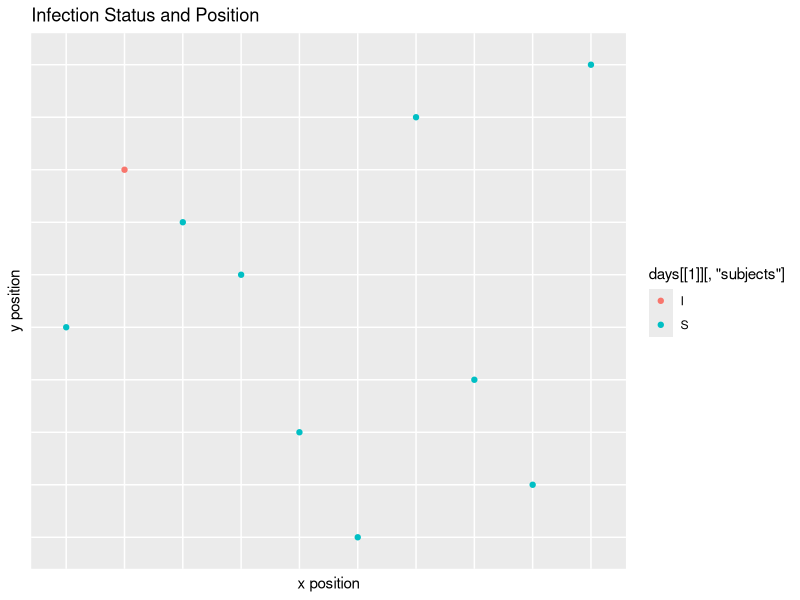
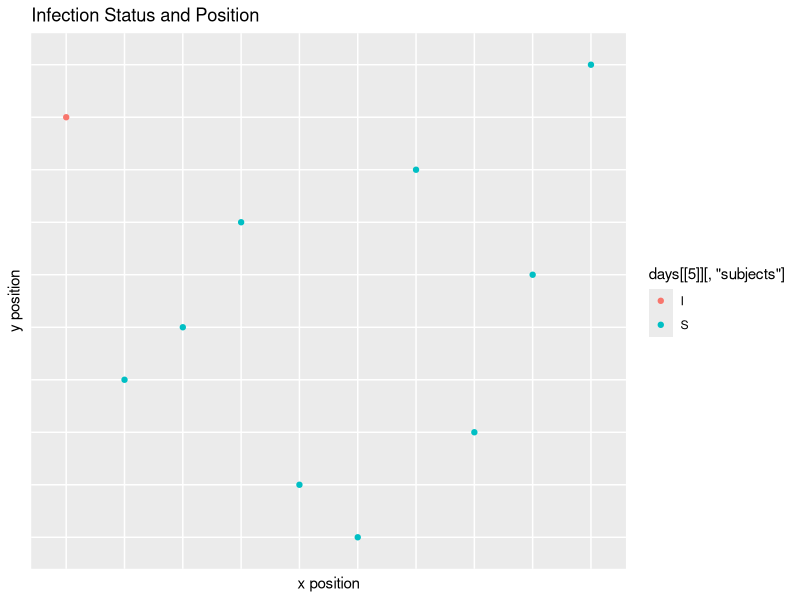
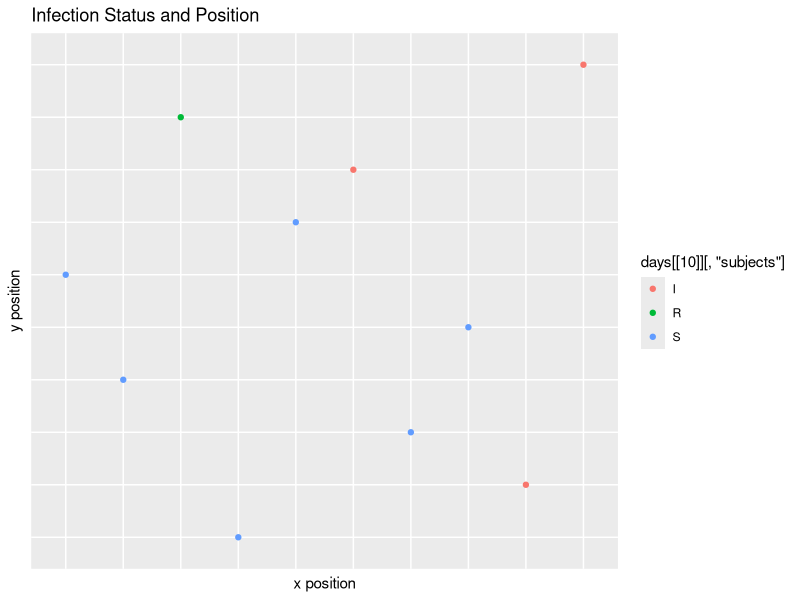
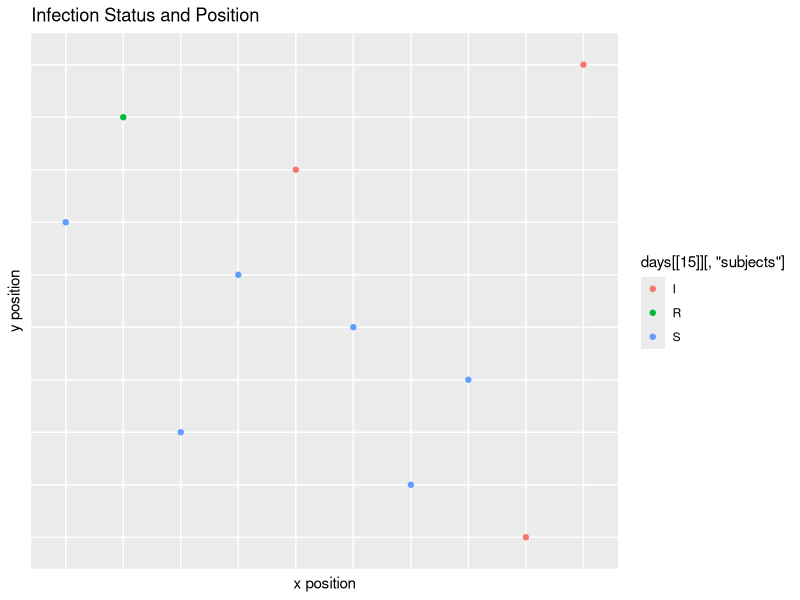
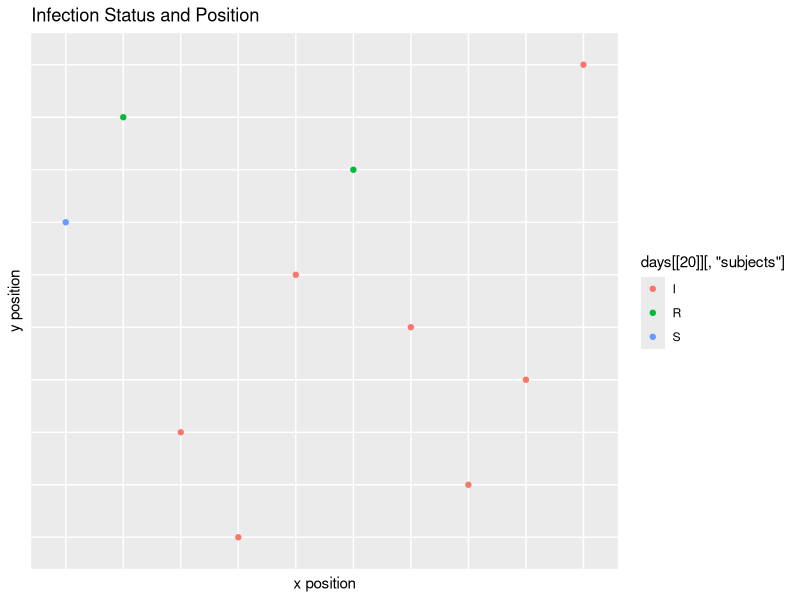
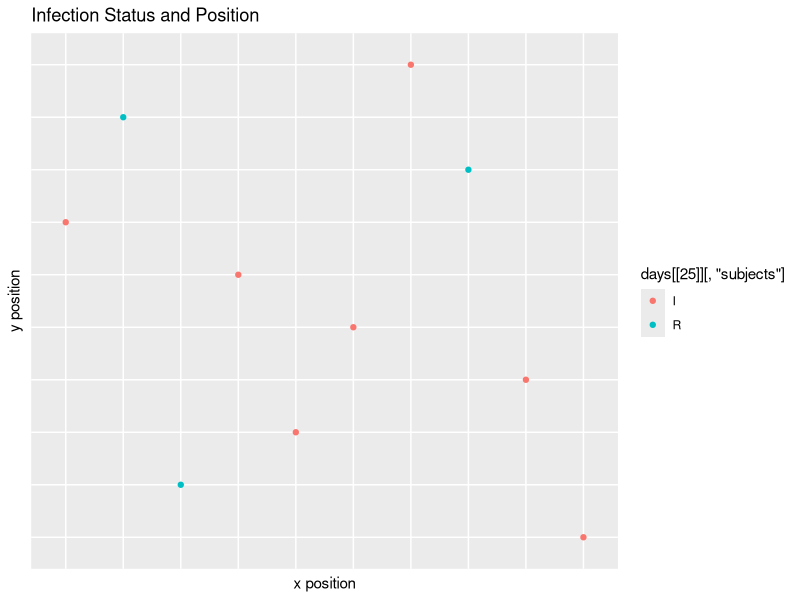
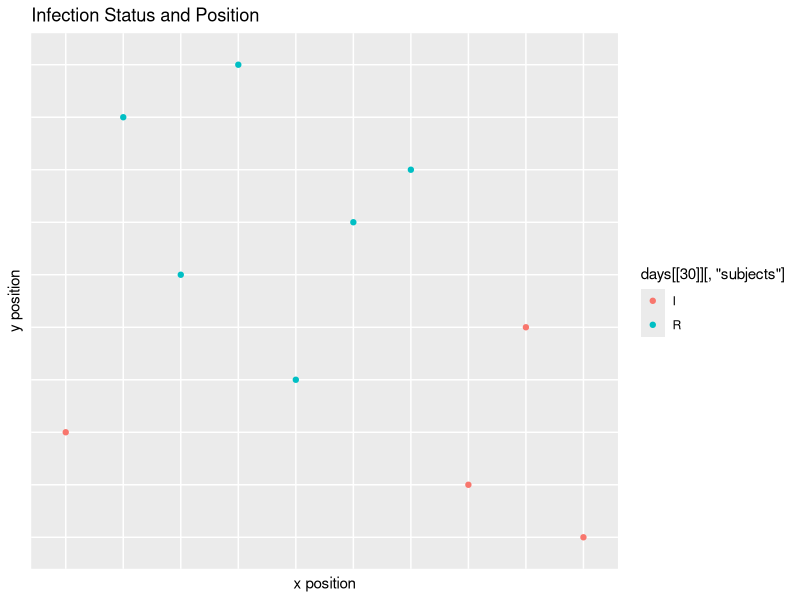
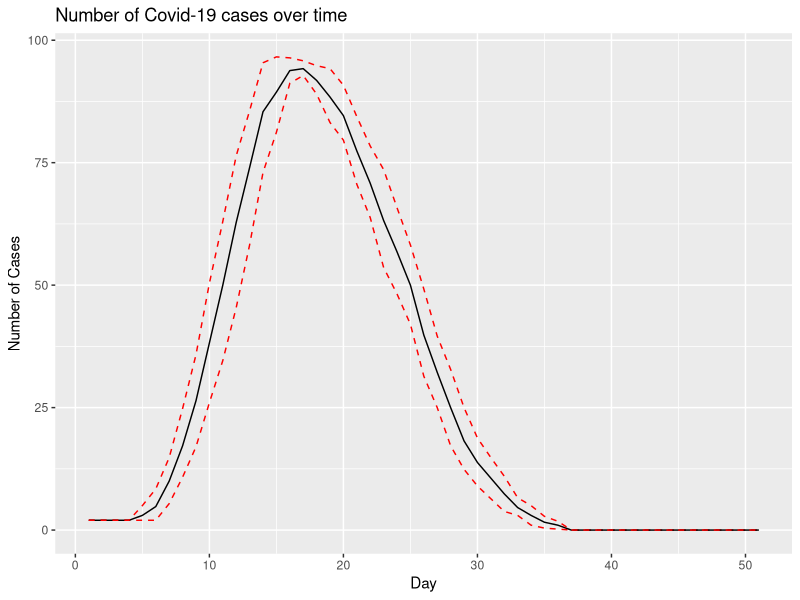

Source code (R) for these figures, in order:
## ---- chunk 1
knitr::opts_chunk$set(echo = FALSE)
options(width=200)
## ---- chunk 2
library(tidyverse)
library(ggplot2)
library(boot)
## ---- chunk 3

starting_vals <- function(num_subjects, I_0, x_dim, y_dim){
  
  #Infect I_0 many starting subjects
  subjects <- rep('S', num_subjects)
  infect <- sample(x = 1:num_subjects, size=I_0, replace=FALSE)
  subjects[infect] <- 'I'
  
  #Storage for x, y starting positions for the subjects
  start_x <- runif(n=num_subjects, min=0, max=x_dim)
  start_y <- runif(n=num_subjects, min=0, max=y_dim)
  
  inc_time <- rep(-1, num_subjects)
  rec_days <- rep(-1, num_subjects)
  
  #Put into a data frame
  df <- as.data.frame(cbind(as.numeric(start_x), as.numeric(start_y), subjects, rec_days, inc_time))
  colnames(df)[1] <- 'x'
  colnames(df)[2] <- 'y'
  colnames(df)[3] <- 'subjects'
  colnames(df)[4] <- 'incubation'
  colnames(df)[5] <- 'recovery'
  
  #Assign a recovery time to the infected subjects
  df[df[,3] == 'I', 5] <- rpois(I_0, 14)
  
  #Assign an incubation time to the infected subjects
  df[df[,3] == 'I', 4] <- rpois(I_0, 5)
  
  return(df)
}

#Random step length function
get_step_length <- function(df, x_dim, y_dim){
  step_lengths <- rnorm(n=nrow(df), mean=min(x_dim, y_dim)/4, sd=min(x_dim, y_dim)/12)
  return(step_lengths)
}

#Random step direction function
get_step_direction <- function(length_vec){
  direction <- runif(n=length(length_vec), min=0, max=2*pi)
}

#Get delta_x, delta_y
get_delts <- function(length_vec, direc_vec){
  delta_x <- length_vec * cos(direc_vec)
  delta_y <- length_vec * sin(direc_vec)
  return(cbind(delta_x, delta_y))
}

#Function for getting updated coordinates
update_coords <- function(og_df, delta_df){
  new_mx <- matrix(data=NA, nrow=nrow(og_df), ncol=5)
  new_df <- data.frame(new_mx)
  new_df[,1] <- as.numeric(og_df[,'x']) + delta_df[,'delta_x']
  new_df[,2] <- as.numeric(og_df[,'y']) + delta_df[,'delta_y']
  new_df[,3] <- og_df[,3]
  new_df[,4] <- og_df[,4]
  new_df[,5] <- og_df[,5]
  colnames(new_df) <- c('x', 'y', 'subjects', 'incubation', 'recovery')
  new_df
}

coord_checker <- function(og_df, new_df, x_dim, y_dim){
  baddies <- NULL
  for(i in 1:nrow(new_df)){
    if(as.numeric(new_df[i, 'x']) > x_dim | as.numeric(new_df[i, 'x']) < 0 | as.numeric(new_df[i, 'y']) > y_dim | as.numeric(new_df[i, 'y']) < 0){
      baddies <- append(baddies, i)
    }
  }
  
  if(is.null(baddies)){
    return(new_df)
  }else{
  new_step <- get_step_length(new_df[i,], x_dim, y_dim)
  new_direction <- get_step_direction(new_step)
  new_change <- get_delts(new_step, new_direction)
  new_df <- update_coords(og_df[baddies,], new_change)
  full_df <- rbind(new_df, og_df[-baddies,])
  return(coord_checker(og_df, full_df, x_dim, y_dim))
  }
}

#Function for deciding if infections occurred
infection_status <- function(state, mean_crit_dist){
  
  current_infected <- state[state[,3]=='I' & state[,4] <= 0,]
  current_suceptable <- state[state[,3]=='S',]
  current_removed <- state[state[,3]=='R',]
  current_non_contagious <- state[state[,3]=='I' & state[,4] > 0,]
  
  #store new infection status
  newly_infected <- NULL
  
  #Check to see which susceptible subjects get infected
  #For loop
  if(nrow(current_suceptable) != 0 & nrow(current_infected) != 0){
  for(i in 1:nrow(current_infected)){
    for(j in 1:nrow(current_suceptable)){
      x_i <- as.numeric(current_infected[i, 'x'])
      y_i <- as.numeric(current_infected[i, 'y'])
      x_s <- as.numeric(current_suceptable[j, 'x'])
      y_s <- as.numeric(current_suceptable[j, 'y'])
     
      
      crucial_distance <- rexp(1, 1/mean_crit_dist)
      
      
      d <- sqrt((x_i - x_s)^2 + (y_i - y_s)^2)
      if(d <= crucial_distance){
        newly_infected <- c(newly_infected, j)
      }

    }
  }
  
  current_suceptable[newly_infected, 3] <- 'I'
  #Give incubation time
  current_suceptable[newly_infected, 4] <- rpois(n=length(newly_infected), lambda = 5)
  #Give recovery time
  current_suceptable[newly_infected, 5] <- rpois(n=length(newly_infected), lambda = 14)
  
  new_state <- rbind(current_infected, current_suceptable, current_removed, current_non_contagious)
  return(new_state)
  }else{return(state)}
}

#simulation function
simulator <- function(days, num_subjects, x_dim, y_dim, I_0, inf_dist){
  initial_data <- starting_vals(num_subjects = num_subjects, x_dim=x_dim, y_dim=y_dim, I_0=I_0)
  end_day <- list()
  num_cases <- rep(NA, days)
  num_cases <- c(I_0, num_cases)
  num_new_cases <- rep(NA, days)
  
  for(i in 1:days){
    
    if(i == 1){
      step_size <- get_step_length(initial_data, x_dim, y_dim)
      direction <- get_step_direction(step_size)
      change <- get_delts(step_size, direction)
  
      updated_positions <- update_coords(initial_data, change)
      checked_positions <- coord_checker(og_df=initial_data, new_df=updated_positions, x_dim=x_dim, y_dim=y_dim)
      new_status <- infection_status(checked_positions, inf_dist)
      
      #recovery time code
      not_recovered <- new_status[as.numeric(new_status[, 5]) > 0, ]
      new_time <- as.numeric(not_recovered[, 5]) - 1
      not_recovered[, 5] <- new_time
      infected_0 <- new_status[as.numeric(new_status[, 5]) == 0, ]
      infected_0[, 3] <- rep('R', nrow(infected_0))
      not_infected = new_status[as.numeric(new_status[, 5]) < 0, ]
      new_status = rbind(not_recovered, infected_0, not_infected)
      
      #incubation time code
      infected_people <- new_status[new_status[,3] == 'I',]
      new_inc_time <- as.numeric(infected_people[,4]) - 1
      infected_people[,4] <- new_inc_time
      other_people <- new_status[new_status[,3] != 'I',]
      new_status <- rbind(infected_people, other_people)
      
      end_day[[i]] <- new_status
      
      #Calculate number of new cases
      num_cases[i+1] <- sum(new_status[,3]=='I')
      num_new_cases[i] <- sum(new_status[,3]=='I') - I_0
      
    }
    
    else{
      step_size <- get_step_length(initial_data, x_dim, y_dim)
      direction <- get_step_direction(step_size)
      change <- get_delts(step_size, direction)
  
      updated_positions <- update_coords(end_day[[i-1]], change)
      checked_positions <- coord_checker(og_df=end_day[[i-1]], new_df=updated_positions, x_dim=x_dim, y_dim=y_dim)
      new_status <- infection_status(checked_positions, inf_dist)
      
      not_recovered <- new_status[as.numeric(new_status[, 5]) > 0, ]
      new_time <- as.numeric(not_recovered[, 5]) - 1
      not_recovered[, 5] <- new_time
      infected_0 <- new_status[as.numeric(new_status[, 5]) == 0, ]
      infected_0[, 3] <- rep('R', nrow(infected_0))
      not_infected = new_status[as.numeric(new_status[, 5]) < 0, ]
      new_status = rbind(not_recovered, infected_0, not_infected)
      
      #incubation time code
      infected_people <- new_status[new_status[,3] == 'I',]
      new_inc_time <- as.numeric(infected_people[,4]) - 1
      infected_people[,4] <- new_inc_time
      other_people <- new_status[new_status[,3] != 'I',]
      new_status <- rbind(infected_people, other_people)

      
      end_day[[i]] <- new_status
      
      #Calculate number of new cases
      num_cases[i+1] <- sum(new_status[,3]=='I')
      num_new_cases[i] <- sum(new_status[,3]=='I') - num_cases[i-1]
  
    }
  }
  return(num_cases)
}

simulator22 <- function(days, num_subjects, x_dim, y_dim, I_0, inf_dist){
  initial_data <- starting_vals(num_subjects = num_subjects, x_dim=x_dim, y_dim=y_dim, I_0=I_0)
  end_day <- list()
  num_cases <- rep(NA, days)
  num_cases <- c(I_0, num_cases)
  num_new_cases <- rep(NA, days)
  
  for(i in 1:days){
    
    if(i == 1){
      step_size <- get_step_length(initial_data, x_dim, y_dim)
      direction <- get_step_direction(step_size)
      change <- get_delts(step_size, direction)
  
      updated_positions <- update_coords(initial_data, change)
      checked_positions <- coord_checker(og_df=initial_data, new_df=updated_positions, x_dim=x_dim, y_dim=y_dim)
      new_status <- infection_status(checked_positions, inf_dist)
      
      #recovery time code
      not_recovered <- new_status[as.numeric(new_status[, 5]) > 0, ]
      new_time <- as.numeric(not_recovered[, 5]) - 1
      not_recovered[, 5] <- new_time
      infected_0 <- new_status[as.numeric(new_status[, 5]) == 0, ]
      infected_0[, 3] <- rep('R', nrow(infected_0))
      not_infected = new_status[as.numeric(new_status[, 5]) < 0, ]
      new_status = rbind(not_recovered, infected_0, not_infected)
      
      #incubation time code
      infected_people <- new_status[new_status[,3] == 'I',]
      new_inc_time <- as.numeric(infected_people[,4]) - 1
      infected_people[,4] <- new_inc_time
      other_people <- new_status[new_status[,3] != 'I',]
      new_status <- rbind(infected_people, other_people)
      
      end_day[[i]] <- new_status
      
      #Calculate number of new cases
      num_cases[i+1] <- sum(new_status[,3]=='I')
      num_new_cases[i] <- sum(new_status[,3]=='I') - I_0
      
    }
    
    else{
      step_size <- get_step_length(initial_data, x_dim, y_dim)
      direction <- get_step_direction(step_size)
      change <- get_delts(step_size, direction)
  
      updated_positions <- update_coords(end_day[[i-1]], change)
      checked_positions <- coord_checker(og_df=end_day[[i-1]], new_df=updated_positions, x_dim=x_dim, y_dim=y_dim)
      new_status <- infection_status(checked_positions, inf_dist)
      
      not_recovered <- new_status[as.numeric(new_status[, 5]) > 0, ]
      new_time <- as.numeric(not_recovered[, 5]) - 1
      not_recovered[, 5] <- new_time
      infected_0 <- new_status[as.numeric(new_status[, 5]) == 0, ]
      infected_0[, 3] <- rep('R', nrow(infected_0))
      not_infected = new_status[as.numeric(new_status[, 5]) < 0, ]
      new_status = rbind(not_recovered, infected_0, not_infected)
      
      #incubation time code
      infected_people <- new_status[new_status[,3] == 'I',]
      new_inc_time <- as.numeric(infected_people[,4]) - 1
      infected_people[,4] <- new_inc_time
      other_people <- new_status[new_status[,3] != 'I',]
      new_status <- rbind(infected_people, other_people)

      
      end_day[[i]] <- new_status
      
      #Calculate number of new cases
      num_cases[i+1] <- sum(new_status[,3]=='I')
      num_new_cases[i] <- sum(new_status[,3]=='I') - num_cases[i-1]
  
    }
  }
  return(end_day)
}
## ---- chunk 4
get_step_length <- function(df, x_dim, y_dim){
  step_lengths <- rnorm(n=nrow(df), mean=min(x_dim, y_dim)/4, sd=min(x_dim, y_dim)/12)
  return(step_lengths)
}

get_step_direction <- function(length_vec){
  direction <- runif(n=length(length_vec), min=0, max=2*pi)
}

get_delts <- function(length_vec, direc_vec){
  delta_x <- length_vec * cos(direc_vec)
  delta_y <- length_vec * sin(direc_vec)
  return(cbind(delta_x, delta_y))
}
## ---- chunk 5
update_coords <- function(og_df, delta_df){
  new_mx <- matrix(data=NA, nrow=nrow(og_df), ncol=5)
  new_df <- data.frame(new_mx)
  new_df[,1] <- as.numeric(og_df[,'x']) + delta_df[,'delta_x']
  new_df[,2] <- as.numeric(og_df[,'y']) + delta_df[,'delta_y']
  new_df[,3] <- og_df[,3]
  new_df[,4] <- og_df[,4]
  new_df[,5] <- og_df[,5]
  colnames(new_df) <- c('x', 'y', 'subjects', 'incubation', 'recovery')
  new_df
}

coord_checker <- function(og_df, new_df, x_dim, y_dim){
  baddies <- NULL
  for(i in 1:nrow(new_df)){
    if(as.numeric(new_df[i, 'x']) > x_dim | as.numeric(new_df[i, 'x']) < 0 | as.numeric(new_df[i, 'y']) > y_dim | as.numeric(new_df[i, 'y']) < 0){
      baddies <- append(baddies, i)
    }
  }
  
  if(is.null(baddies)){
    return(new_df)
  }else{
  new_step <- get_step_length(new_df[i,], x_dim, y_dim)
  new_direction <- get_step_direction(new_step)
  new_change <- get_delts(new_step, new_direction)
  new_df <- update_coords(og_df[baddies,], new_change)
  full_df <- rbind(new_df, og_df[-baddies,])
  return(coord_checker(og_df, full_df, x_dim, y_dim))
  }
}
## ---- chunk 6
infection_status <- function(state, mean_crit_dist){
  
  current_infected <- state[state[,3]=='I' & state[,4] <= 0,]
  current_suceptable <- state[state[,3]=='S',]
  current_removed <- state[state[,3]=='R',]
  current_non_contagious <- state[state[,3]=='I' & state[,4] > 0,]
  
  newly_infected <- NULL
  
  if(nrow(current_suceptable) != 0 & nrow(current_infected) != 0){
  for(i in 1:nrow(current_infected)){
    for(j in 1:nrow(current_suceptable)){
      x_i <- as.numeric(current_infected[i, 'x'])
      y_i <- as.numeric(current_infected[i, 'y'])
      x_s <- as.numeric(current_suceptable[j, 'x'])
      y_s <- as.numeric(current_suceptable[j, 'y'])
     
      crucial_distance <- rexp(1, 1/mean_crit_dist)
      
      d <- sqrt((x_i - x_s)^2 + (y_i - y_s)^2)
      if(d <= crucial_distance){
        newly_infected <- c(newly_infected, j)
      }
    }
  }
  current_suceptable[newly_infected, 3] <- 'I'
  current_suceptable[newly_infected, 4] <- rpois(n=length(newly_infected), lambda = 5)
  current_suceptable[newly_infected, 5] <- rpois(n=length(newly_infected), lambda = 14)
  
  new_state <- rbind(current_infected, current_suceptable, current_removed, current_non_contagious)
  return(new_state)
  }else{return(state)}
}
## ---- chunk 7
dummy_simulator <- function(days, num_subjects, x_dim, y_dim, I_0, inf_dist){
  initial_data <- starting_vals(num_subjects = num_subjects, x_dim=x_dim, y_dim=y_dim, I_0=I_0)
  end_day <- list()
  num_cases <- rep(NA, days)
  num_cases <- c(I_0, num_cases)
  num_new_cases <- rep(NA, days)
  for(i in 1:days){
    if(i == 1){
      step_size <- get_step_length(initial_data, x_dim, y_dim)
      direction <- get_step_direction(step_size)
      change <- get_delts(step_size, direction)
      updated_positions <- update_coords(initial_data, change)
      checked_positions <- coord_checker(og_df=initial_data, new_df=updated_positions, x_dim=x_dim, y_dim=y_dim)
      new_status <- infection_status(checked_positions, inf_dist)
      
      not_recovered <- new_status[as.numeric(new_status[, 5]) > 0, ]
      new_time <- as.numeric(not_recovered[, 5]) - 1
      not_recovered[, 5] <- new_time
      infected_0 <- new_status[as.numeric(new_status[, 5]) == 0, ]
      infected_0[, 3] <- rep('R', nrow(infected_0))
      not_infected = new_status[as.numeric(new_status[, 5]) < 0, ]
      new_status = rbind(not_recovered, infected_0, not_infected)
      infected_people <- new_status[new_status[,3] == 'I',]
      new_inc_time <- as.numeric(infected_people[,4]) - 1
      infected_people[,4] <- new_inc_time
      other_people <- new_status[new_status[,3] != 'I',]
      new_status <- rbind(infected_people, other_people)
      end_day[[i]] <- new_status
      num_cases[i+1] <- sum(new_status[,3]=='I')
      num_new_cases[i] <- sum(new_status[,3]=='I') - I_0
    }
    }
  return(num_cases)
}
## ---- chunk 8
days <- simulator22(30, 10, 1, 1, 1, 0.2)

ggplot() +
  geom_point(aes(x=days[[1]][, 'x'], y= days[[1]][, 'y'], color=days[[1]][, 'subjects'])) +
  xlab('x position') +
  ylab('y position') +
  ggtitle('Infection Status and Position') +
  theme(axis.text.x=element_blank(),
        axis.ticks.x=element_blank(),
        axis.text.y=element_blank(),
        axis.ticks.y=element_blank())

## ---- chunk 9
ggplot() +
  geom_point(aes(x=days[[5]][, 'x'], y= days[[5]][, 'y'], color=days[[5]][, 'subjects'])) +
  xlab('x position') +
  ylab('y position') +
  ggtitle('Infection Status and Position') +
  theme(axis.text.x=element_blank(),
        axis.ticks.x=element_blank(),
        axis.text.y=element_blank(),
        axis.ticks.y=element_blank())

## ---- chunk 10
ggplot() +
  geom_point(aes(x=days[[10]][, 'x'], y= days[[10]][, 'y'], color=days[[10]][, 'subjects'])) +
  xlab('x position') +
  ylab('y position') +
  ggtitle('Infection Status and Position') +
  theme(axis.text.x=element_blank(),
        axis.ticks.x=element_blank(),
        axis.text.y=element_blank(),
        axis.ticks.y=element_blank())

## ---- chunk 11
ggplot() +
  geom_point(aes(x=days[[15]][, 'x'], y= days[[15]][, 'y'], color=days[[15]][, 'subjects'])) +
  xlab('x position') +
  ylab('y position') +
  ggtitle('Infection Status and Position') +
  theme(axis.text.x=element_blank(),
        axis.ticks.x=element_blank(),
        axis.text.y=element_blank(),
        axis.ticks.y=element_blank())

## ---- chunk 12
ggplot() +
  geom_point(aes(x=days[[20]][, 'x'], y= days[[20]][, 'y'], color=days[[20]][, 'subjects'])) +
  xlab('x position') +
  ylab('y position') +
  ggtitle('Infection Status and Position') +
  theme(axis.text.x=element_blank(),
        axis.ticks.x=element_blank(),
        axis.text.y=element_blank(),
        axis.ticks.y=element_blank())

## ---- chunk 13
ggplot() +
  geom_point(aes(x=days[[25]][, 'x'], y= days[[25]][, 'y'], color=days[[25]][, 'subjects'])) +
  xlab('x position') +
  ylab('y position') +
  ggtitle('Infection Status and Position') +
  theme(axis.text.x=element_blank(),
        axis.ticks.x=element_blank(),
        axis.text.y=element_blank(),
        axis.ticks.y=element_blank())

## ---- chunk 14
ggplot() +
  geom_point(aes(x=days[[30]][, 'x'], y= days[[30]][, 'y'], color=days[[30]][, 'subjects'])) +
  xlab('x position') +
  ylab('y position') +
  ggtitle('Infection Status and Position') +
  theme(axis.text.x=element_blank(),
        axis.ticks.x=element_blank(),
        axis.text.y=element_blank(),
        axis.ticks.y=element_blank())

## ---- chunk 15
get_bootstrap_cis <- function(days, num_subjects, x_dim, y_dim, I_0, inf_dist, sample_size, ci_type='perc'){
  #Create data frame to store samples
  samps <- matrix(data=NA, nrow=sample_size, ncol=days + 1)
  samps <- data.frame(samps)
  
  #Create data frame to store confidence intervals
  ci_df <- matrix(data=NA, nrow=days + 1, ncol=3)
  ci_df <- data.frame(ci_df)
  
  for(i in 1:sample_size){
    samps[i, ] <- simulator(days, num_subjects, x_dim, y_dim, I_0, inf_dist)
  }
  
  for(i in 1:ncol(samps)){
    #Make sure column has more than one unique value
    check <- (length(unique(samps[ ,i])) != 1)
    if(check){
    boot_obj <- boot(samps[ ,i], mean_func, 2000)
    ci_obj <- boot.ci(boot_obj, conf = .95, type = ci_type)
    ci_df[i, 1] <- ci_obj$percent[4]
    ci_df[i, 2] <- ci_obj$t0
    ci_df[i, 3] <- ci_obj$percent[5]
    }else{ci_df[i, ] <- c(samps[1, i], samps[1, i], samps[1, i])}
  }
return(ci_df)
}
## ---- chunk 16
library(ggplot2)

#Testing
n=50
y <- simulator(n,100,10,10,2,1)
x <- 0:n

#bootstrap
mean_func <- function(daytuh, idx) {
  mean(daytuh[idx])
}

get_bootstrap_cis <- function(days, num_subjects, x_dim, y_dim, I_0, inf_dist, sample_size, ci_type='perc'){
  #Create data frame to store samples
  samps <- matrix(data=NA, nrow=sample_size, ncol=days + 1)
  samps <- data.frame(samps)
  
  #Create data frame to store confidence intervals
  ci_df <- matrix(data=NA, nrow=days + 1, ncol=3)
  ci_df <- data.frame(ci_df)
  
  for(i in 1:sample_size){
    samps[i, ] <- simulator(days, num_subjects, x_dim, y_dim, I_0, inf_dist)
  }
  
  for(i in 1:ncol(samps)){
    #Make sure column has more than one unique value
    check <- (length(unique(samps[ ,i])) != 1)
    if(check){
    boot_obj <- boot(samps[ ,i], mean_func, 2000)
    ci_obj <- boot.ci(boot_obj, conf = .95, type = ci_type)
    ci_df[i, 1] <- ci_obj$percent[4]
    ci_df[i, 2] <- ci_obj$t0
    ci_df[i, 3] <- ci_obj$percent[5]
    }else{ci_df[i, ] <- c(samps[1, i], samps[1, i], samps[1, i])}
  }
return(ci_df)
}

plot_dat <- get_bootstrap_cis(days=50, num_subjects=100, x_dim=10, y_dim=10, I_0=2, inf_dist=1, sample_size=5)

ggplot() +
  geom_line(aes(x=1:51, y=plot_dat[ ,1]), linetype = 2, color = 'red') +
  geom_line(aes(x=1:51, y=plot_dat[ ,2])) +
  geom_line(aes(x=1:51, y=plot_dat[ ,3]), linetype = 2, color = 'red') +
  xlab('Day') +
  ylab('Number of Cases') +
  ggtitle('Number of Covid-19 cases over time')
## ---- chunk 17
library(boot)
starting_vals <- function(num_subjects, I_0, x_dim, y_dim){
  
  #Infect I_0 many starting subjects
  subjects <- rep('S', num_subjects)
  infect <- sample(x = 1:num_subjects, size=I_0, replace=FALSE)
  subjects[infect] <- 'I'
  
  #Storage for x, y starting positions for the subjects
  start_x <- runif(n=num_subjects, min=0, max=x_dim)
  start_y <- runif(n=num_subjects, min=0, max=y_dim)
  
  inc_time <- rep(-1, num_subjects)
  rec_days <- rep(-1, num_subjects)
  
  #Put into a data frame
  df <- as.data.frame(cbind(as.numeric(start_x), as.numeric(start_y), subjects, rec_days, inc_time))
  colnames(df)[1] <- 'x'
  colnames(df)[2] <- 'y'
  colnames(df)[3] <- 'subjects'
  colnames(df)[4] <- 'incubation'
  colnames(df)[5] <- 'recovery'
  
  #Assign a recovery time to the infected subjects
  df[df[,3] == 'I', 5] <- rpois(I_0, 14)
  
  #Assign an incubation time to the infected subjects
  df[df[,3] == 'I', 4] <- rpois(I_0, 5)
  
  return(df)
}

#Random step length function
get_step_length <- function(df, x_dim, y_dim){
  step_lengths <- rnorm(n=nrow(df), mean=min(x_dim, y_dim)/4, sd=min(x_dim, y_dim)/12)
  return(step_lengths)
}

#Random step direction function
get_step_direction <- function(length_vec){
  direction <- runif(n=length(length_vec), min=0, max=2*pi)
}

#Get delta_x, delta_y
get_delts <- function(length_vec, direc_vec){
  delta_x <- length_vec * cos(direc_vec)
  delta_y <- length_vec * sin(direc_vec)
  return(cbind(delta_x, delta_y))
}

#Function for getting updated coordinates
update_coords <- function(og_df, delta_df){
  new_mx <- matrix(data=NA, nrow=nrow(og_df), ncol=5)
  new_df <- data.frame(new_mx)
  new_df[,1] <- as.numeric(og_df[,'x']) + delta_df[,'delta_x']
  new_df[,2] <- as.numeric(og_df[,'y']) + delta_df[,'delta_y']
  new_df[,3] <- og_df[,3]
  new_df[,4] <- og_df[,4]
  new_df[,5] <- og_df[,5]
  colnames(new_df) <- c('x', 'y', 'subjects', 'incubation', 'recovery')
  new_df
}

coord_checker <- function(og_df, new_df, x_dim, y_dim){
  baddies <- NULL
  for(i in 1:nrow(new_df)){
    if(as.numeric(new_df[i, 'x']) > x_dim | as.numeric(new_df[i, 'x']) < 0 | as.numeric(new_df[i, 'y']) > y_dim | as.numeric(new_df[i, 'y']) < 0){
      baddies <- append(baddies, i)
    }
  }
  
  if(is.null(baddies)){
    return(new_df)
  }else{
  new_step <- get_step_length(new_df[i,], x_dim, y_dim)
  new_direction <- get_step_direction(new_step)
  new_change <- get_delts(new_step, new_direction)
  new_df <- update_coords(og_df[baddies,], new_change)
  full_df <- rbind(new_df, og_df[-baddies,])
  return(coord_checker(og_df, full_df, x_dim, y_dim))
  }
}

#Function for deciding if infections occurred
infection_status <- function(state, mean_crit_dist){
  
  current_infected <- state[state[,3]=='I' & state[,4] <= 0,]
  current_suceptable <- state[state[,3]=='S',]
  current_removed <- state[state[,3]=='R',]
  current_non_contagious <- state[state[,3]=='I' & state[,4] > 0,]
  
  #store new infection status
  newly_infected <- NULL
  
  #Check to see which susceptible subjects get infected
  #For loop
  if(nrow(current_suceptable) != 0 & nrow(current_infected) != 0){
  for(i in 1:nrow(current_infected)){
    for(j in 1:nrow(current_suceptable)){
      x_i <- as.numeric(current_infected[i, 'x'])
      y_i <- as.numeric(current_infected[i, 'y'])
      x_s <- as.numeric(current_suceptable[j, 'x'])
      y_s <- as.numeric(current_suceptable[j, 'y'])
     
      
      crucial_distance <- rexp(1, 1/mean_crit_dist)
      
      
      d <- sqrt((x_i - x_s)^2 + (y_i - y_s)^2)
      if(d <= crucial_distance){
        newly_infected <- c(newly_infected, j)
      }

    }
  }
  
  current_suceptable[newly_infected, 3] <- 'I'
  #Give incubation time
  current_suceptable[newly_infected, 4] <- rpois(n=length(newly_infected), lambda = 5)
  #Give recovery time
  current_suceptable[newly_infected, 5] <- rpois(n=length(newly_infected), lambda = 14)
  
  new_state <- rbind(current_infected, current_suceptable, current_removed, current_non_contagious)
  return(new_state)
  }else{return(state)}
}

#simulation function
simulator <- function(days, num_subjects, x_dim, y_dim, I_0, inf_dist){
  initial_data <- starting_vals(num_subjects = num_subjects, x_dim=x_dim, y_dim=y_dim, I_0=I_0)
  end_day <- list()
  num_cases <- rep(NA, days)
  num_cases <- c(I_0, num_cases)
  num_new_cases <- rep(NA, days)
  
  for(i in 1:days){
    
    if(i == 1){
      step_size <- get_step_length(initial_data, x_dim, y_dim)
      direction <- get_step_direction(step_size)
      change <- get_delts(step_size, direction)
  
      updated_positions <- update_coords(initial_data, change)
      checked_positions <- coord_checker(og_df=initial_data, new_df=updated_positions, x_dim=x_dim, y_dim=y_dim)
      new_status <- infection_status(checked_positions, inf_dist)
      
      #recovery time code
      not_recovered <- new_status[as.numeric(new_status[, 5]) > 0, ]
      new_time <- as.numeric(not_recovered[, 5]) - 1
      not_recovered[, 5] <- new_time
      infected_0 <- new_status[as.numeric(new_status[, 5]) == 0, ]
      infected_0[, 3] <- rep('R', nrow(infected_0))
      not_infected = new_status[as.numeric(new_status[, 5]) < 0, ]
      new_status = rbind(not_recovered, infected_0, not_infected)
      
      #incubation time code
      infected_people <- new_status[new_status[,3] == 'I',]
      new_inc_time <- as.numeric(infected_people[,4]) - 1
      infected_people[,4] <- new_inc_time
      other_people <- new_status[new_status[,3] != 'I',]
      new_status <- rbind(infected_people, other_people)
      
      end_day[[i]] <- new_status
      
      #Calculate number of new cases
      num_cases[i+1] <- sum(new_status[,3]=='I')
      num_new_cases[i] <- sum(new_status[,3]=='I') - I_0
      
    }
    
    else{
      step_size <- get_step_length(initial_data, x_dim, y_dim)
      direction <- get_step_direction(step_size)
      change <- get_delts(step_size, direction)
  
      updated_positions <- update_coords(end_day[[i-1]], change)
      checked_positions <- coord_checker(og_df=end_day[[i-1]], new_df=updated_positions, x_dim=x_dim, y_dim=y_dim)
      new_status <- infection_status(checked_positions, inf_dist)
      
      not_recovered <- new_status[as.numeric(new_status[, 5]) > 0, ]
      new_time <- as.numeric(not_recovered[, 5]) - 1
      not_recovered[, 5] <- new_time
      infected_0 <- new_status[as.numeric(new_status[, 5]) == 0, ]
      infected_0[, 3] <- rep('R', nrow(infected_0))
      not_infected = new_status[as.numeric(new_status[, 5]) < 0, ]
      new_status = rbind(not_recovered, infected_0, not_infected)
      
      #incubation time code
      infected_people <- new_status[new_status[,3] == 'I',]
      new_inc_time <- as.numeric(infected_people[,4]) - 1
      infected_people[,4] <- new_inc_time
      other_people <- new_status[new_status[,3] != 'I',]
      new_status <- rbind(infected_people, other_people)

      
      end_day[[i]] <- new_status
      
      #Calculate number of new cases
      num_cases[i+1] <- sum(new_status[,3]=='I')
      num_new_cases[i] <- sum(new_status[,3]=='I') - num_cases[i-1]
  
    }
  }
  return(num_cases)
}

#Testing
df <- starting_vals(1000, 2, 1, 1)
len <- get_step_length(df, 1, 1)
dir <- get_step_direction(len)
delts <- get_delts(len, dir)
newdf <- update_coords(df, delts)
coords <- coord_checker(df, newdf, 1, 1)
new_status <- infection_status(coords, 8)

set.seed(400)
n=50
y <- simulator(n,100,10,10,2,1)
x <- 0:n

#bootstrap
mean_func <- function(daytuh, idx) {
  mean(daytuh[idx])
}

get_bootstrap_cis <- function(days, num_subjects, x_dim, y_dim, I_0, inf_dist, sample_size, ci_type='perc'){
  #Create data frame to store samples
  samps <- matrix(data=NA, nrow=sample_size, ncol=days + 1)
  samps <- data.frame(samps)
  
  #Create data frame to store confidence intervals
  ci_df <- matrix(data=NA, nrow=days + 1, ncol=3)
  ci_df <- data.frame(ci_df)
  
  for(i in 1:sample_size){
    samps[i, ] <- simulator(days, num_subjects, x_dim, y_dim, I_0, inf_dist)
  }
  
  for(i in 1:ncol(samps)){
    #Make sure column has more than one unique value
    check <- (length(unique(samps[ ,i])) != 1)
    if(check){
    boot_obj <- boot(samps[ ,i], mean_func, 2000)
    ci_obj <- boot.ci(boot_obj, conf = .95, type = ci_type)
    ci_df[i, 1] <- ci_obj$percent[4]
    ci_df[i, 2] <- ci_obj$t0
    ci_df[i, 3] <- ci_obj$percent[5]
    }else{ci_df[i, ] <- c(samps[1, i], samps[1, i], samps[1, i])}
  }
return(ci_df)
}

plot_dat <- get_bootstrap_cis(days=50, num_subjects=100, x_dim=10, y_dim=10, I_0=2, inf_dist=1, sample_size=5)


daily_cases <- y
boot.case <- boot(daily_cases, mean_func, 2000)

plot(boot.case)


